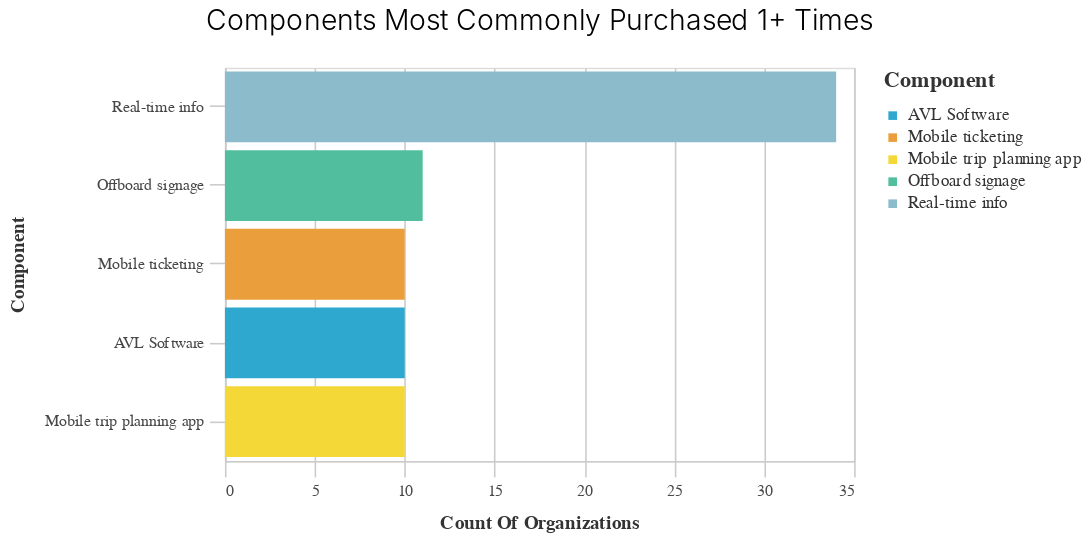

The notebook cell saved with this chart:
### Code cell
utils.basic_bar_chart(
    comps_purchased_twice_topfive,
    "Count of Organizations",
    "Component",
    "Component",
    "Components Most Commonly Purchased 1+ Times",
)

### Figure 1 — Vega-Lite specification as saved in the notebook (floating-point values rounded to 4 significant figures)
{"config": {"view": {"continuousWidth": 400, "continuousHeight": 300}, "axis": {"domainColor": "#cbcbcb", "grid": true, "gridColor": "#cbcbcb", "gridWidth": 1, "labelColor": "#474747", "labelFont": "Nunito Sans", "labelFontSize": 10, "labelPadding": 4, "tickColor": "#cbcbcb", "tickSize": 10, "titleColor": "#333", "titleFont": "Raleway", "titleFontSize": 12, "titlePadding": 10}, "axisBand": {"grid": false}, "background": "white", "font": "Raleway", "header": {"labelFont": "Nunito Sans", "titleFont": "Raleway"}, "legend": {"labelColor": "#333", "labelFont": "Nunito Sans", "labelFontSize": 11, "labelLimit": 0, "padding": 1, "symbolSize": 30, "symbolType": "square", "titleColor": "#333", "titleFont": "Raleway", "titleFontSize": 14, "titlePadding": 10}, "title": {"anchor": "middle", "font": "Raleway", "fontSize": 18, "fontWeight": 300, "offset": 20}}, "data": {"name": "data-bf3aef258d941abb58c523b756958893"}, "mark": "bar", "encoding": {"color": {"field": "Component", "legend": {"title": "Component"}, "scale": {"range": ["#2EA8CE", "#EB9F3C", "#F4D837", "#51BF9D", "#8CBCCB", "#9487C0"]}, "type": "nominal"}, "x": {"field": "Count of Organizations", "title": "Count Of Organizations", "type": "quantitative"}, "y": {"field": "Component", "sort": "-x", "title": "Component", "type": "nominal"}}, "height": 250, "title": "Components Most Commonly Purchased 1+ Times", "width": 400, "$schema": "https://vega.github.io/schema/vega-lite/v4.17.0.json", "datasets": {"data-bf3aef258d941abb58c523b756958893": [{"Component": "Real-time info", "Count of Organizations": 34.0}, {"Component": "Offboard signage", "Count of Organizations": 11.0}, {"Component": "Mobile ticketing", "Count of Organizations": 10.0}, {"Component": "AVL Software", "Count of Organizations": 10.0}, {"Component": "Mobile trip planning app", "Count of Organizations": 10.0}]}}
